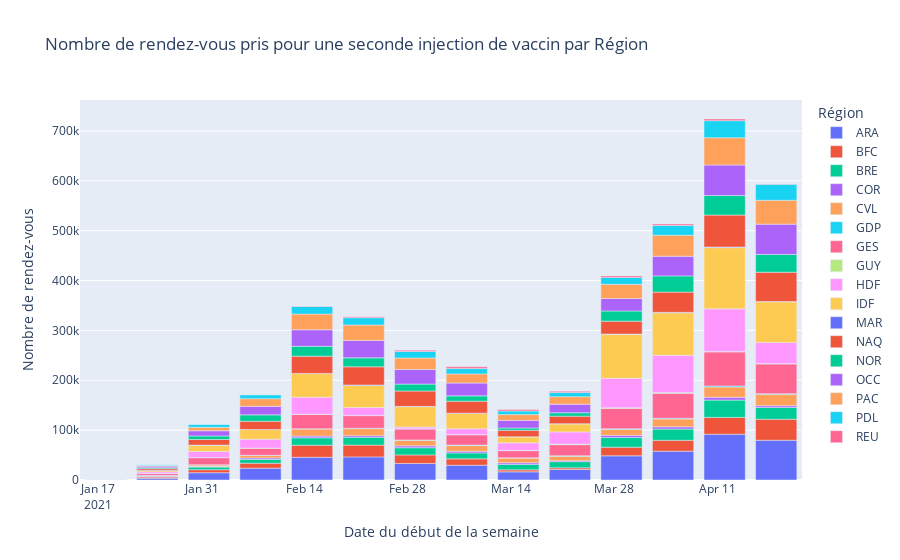

This figure's notebook cell:
### Code cell
fig = px.bar(df_region_rdv_2, x='date_debut_semaine', y='nb', color = 'region', labels = {'date_debut_semaine':'Date du début de la semaine', 'nb': 'Nombre de rendez-vous', 'region': 'Région'}, title = 'Nombre de rendez-vous pris pour une seconde injection de vaccin par Région')
fig.show()

### Figure 1 — Plotly figure (JSON) as saved in the notebook; plotly's stock layout.template omitted (floating-point values rounded to 4 significant figures)
{"data": [{"alignmentgroup": "True", "hovertemplate": "Région=ARA<br>Date du début de la semaine=%{x}<br>Nombre de rendez-vous=%{y}<extra></extra>", "legendgroup": "ARA", "marker": {"color": "#636efa"}, "name": "ARA", "offsetgroup": "ARA", "orientation": "v", "showlegend": true, "textposition": "auto", "type": "bar", "x": ["2021-01-18", "2021-01-25", "2021-02-01", "2021-02-08", "2021-02-15", "2021-02-22", "2021-03-01", "2021-03-08", "2021-03-15", "2021-03-22", "2021-03-29", "2021-04-05", "2021-04-12", "2021-04-19"], "xaxis": "x", "y": [32, 3567, 14570, 23757, 45568, 46361, 33147, 29659, 16379, 20974, 48492, 57785, 91828, 79691], "yaxis": "y"}, {"alignmentgroup": "True", "hovertemplate": "Région=BFC<br>Date du début de la semaine=%{x}<br>Nombre de rendez-vous=%{y}<extra></extra>", "legendgroup": "BFC", "marker": {"color": "#EF553B"}, "name": "BFC", "offsetgroup": "BFC", "orientation": "v", "showlegend": true, "textposition": "auto", "type": "bar", "x": ["2021-01-18", "2021-01-25", "2021-02-01", "2021-02-08", "2021-02-15", "2021-02-22", "2021-03-01", "2021-03-08", "2021-03-15", "2021-03-22", "2021-03-29", "2021-04-05", "2021-04-12", "2021-04-19"], "xaxis": "x", "y": [12, 2399, 6132, 9949, 24154, 23652, 17236, 12776, 3945, 3431, 17344, 21888, 33714, 42143], "yaxis": "y"}, {"alignmentgroup": "True", "hovertemplate": "Région=BRE<br>Date du début de la semaine=%{x}<br>Nombre de rendez-vous=%{y}<extra></extra>", "legendgroup": "BRE", "marker": {"color": "#00cc96"}, "name": "BRE", "offsetgroup": "BRE", "orientation": "v", "showlegend": true, "textposition": "auto", "type": "bar", "x": ["2021-01-18", "2021-01-25", "2021-02-01", "2021-02-08", "2021-02-15", "2021-02-22", "2021-03-01", "2021-03-08", "2021-03-15", "2021-03-22", "2021-03-29", "2021-04-05", "2021-04-12", "2021-04-19"], "xaxis": "x", "y": [23, 1574, 5170, 7748, 14800, 15676, 14358, 11886, 10993, 12383, 19265, 22453, 34718, 23628], "yaxis": "y"}, {"alignmentgroup": "True", "hovertemplate": "Région=COR<br>Date du début de la semaine=%{x}<br>Nombre de rendez-vous=%{y}<extra></extra>", "legendgroup": "COR", "marker": {"color": "#ab63fa"}, "name": "COR", "offsetgroup": "COR", "orientation": "v", "showlegend": true, "textposition": "auto", "type": "bar", "x": ["2021-01-18", "2021-01-25", "2021-02-01", "2021-02-08", "2021-02-15", "2021-02-22", "2021-03-01", "2021-03-08", "2021-03-15", "2021-03-22", "2021-03-29", "2021-04-05", "2021-04-12", "2021-04-19"], "xaxis": "x", "y": [8, 494, 1167, 2701, 3556, 3166, 3702, 3235, 3298, 1918, 4438, 4473, 5586, 3483], "yaxis": "y"}, {"alignmentgroup": "True", "hovertemplate": "Région=CVL<br>Date du début de la semaine=%{x}<br>Nombre de rendez-vous=%{y}<extra></extra>", "legendgroup": "CVL", "marker": {"color": "#FFA15A"}, "name": "CVL", "offsetgroup": "CVL", "orientation": "v", "showlegend": true, "textposition": "auto", "type": "bar", "x": ["2021-01-18", "2021-01-25", "2021-02-01", "2021-02-08", "2021-02-15", "2021-02-22", "2021-03-01", "2021-03-08", "2021-03-15", "2021-03-22", "2021-03-29", "2021-04-05", "2021-04-12", "2021-04-19"], "xaxis": "x", "y": [34, 946, 3209, 5100, 14373, 14171, 11025, 11571, 9303, 8720, 12139, 15776, 20719, 22980], "yaxis": "y"}, {"alignmentgroup": "True", "hovertemplate": "Région=GDP<br>Date du début de la semaine=%{x}<br>Nombre de rendez-vous=%{y}<extra></extra>", "legendgroup": "GDP", "marker": {"color": "#19d3f3"}, "name": "GDP", "offsetgroup": "GDP", "orientation": "v", "showlegend": true, "textposition": "auto", "type": "bar", "x": ["2021-01-25", "2021-02-01", "2021-02-08", "2021-02-15", "2021-02-22", "2021-03-01", "2021-03-08", "2021-03-15", "2021-03-22", "2021-03-29", "2021-04-05", "2021-04-12", "2021-04-19"], "xaxis": "x", "y": [24, 185, 355, 204, 638, 846, 958, 635, 1232, 1093, 1258, 1975, 1101], "yaxis": "y"}, {"alignmentgroup": "True", "hovertemplate": "Région=GES<br>Date du début de la semaine=%{x}<br>Nombre de rendez-vous=%{y}<extra></extra>", "legendgroup": "GES", "marker": {"color": "#FF6692"}, "name": "GES", "offsetgroup": "GES", "orientation": "v", "showlegend": true, "textposition": "auto", "type": "bar", "x": ["2021-01-18", "2021-01-25", "2021-02-01", "2021-02-08", "2021-02-15", "2021-02-22", "2021-03-01", "2021-03-08", "2021-03-15", "2021-03-22", "2021-03-29", "2021-04-05", "2021-04-12", "2021-04-19"], "xaxis": "x", "y": [86, 3865, 14496, 14294, 28928, 25426, 22106, 20641, 14301, 22234, 40881, 50409, 68359, 59861], "yaxis": "y"}, {"alignmentgroup": "True", "hovertemplate": "Région=GUY<br>Date du début de la semaine=%{x}<br>Nombre de rendez-vous=%{y}<extra></extra>", "legendgroup": "GUY", "marker": {"color": "#B6E880"}, "name": "GUY", "offsetgroup": "GUY", "orientation": "v", "showlegend": true, "textposition": "auto", "type": "bar", "x": ["2021-01-18", "2021-01-25", "2021-02-01", "2021-02-08", "2021-02-15", "2021-02-22", "2021-03-01", "2021-03-08", "2021-03-15", "2021-03-22", "2021-03-29", "2021-04-05", "2021-04-12", "2021-04-19"], "xaxis": "x", "y": [3, 3, 39, 237, 434, 423, 396, 367, 565, 1058, 1378, 1238, 1001, 521], "yaxis": "y"}, {"alignmentgroup": "True", "hovertemplate": "Région=HDF<br>Date du début de la semaine=%{x}<br>Nombre de rendez-vous=%{y}<extra></extra>", "legendgroup": "HDF", "marker": {"color": "#FF97FF"}, "name": "HDF", "offsetgroup": "HDF", "orientation": "v", "showlegend": true, "textposition": "auto", "type": "bar", "x": ["2021-01-18", "2021-01-25", "2021-02-01", "2021-02-08", "2021-02-15", "2021-02-22", "2021-03-01", "2021-03-08", "2021-03-15", "2021-03-22", "2021-03-29", "2021-04-05", "2021-04-12", "2021-04-19"], "xaxis": "x", "y": [112, 3499, 12217, 17702, 34027, 15939, 3236, 11758, 15103, 24494, 58932, 74804, 85330, 42435], "yaxis": "y"}, {"alignmentgroup": "True", "hovertemplate": "Région=IDF<br>Date du début de la semaine=%{x}<br>Nombre de rendez-vous=%{y}<extra></extra>", "legendgroup": "IDF", "marker": {"color": "#FECB52"}, "name": "IDF", "offsetgroup": "IDF", "orientation": "v", "showlegend": true, "textposition": "auto", "type": "bar", "x": ["2021-01-18", "2021-01-25", "2021-02-01", "2021-02-08", "2021-02-15", "2021-02-22", "2021-03-01", "2021-03-08", "2021-03-15", "2021-03-22", "2021-03-29", "2021-04-05", "2021-04-12", "2021-04-19"], "xaxis": "x", "y": [185, 2615, 12552, 19164, 47345, 44261, 41008, 30707, 12008, 16081, 88140, 85235, 122841, 81519], "yaxis": "y"}, {"alignmentgroup": "True", "hovertemplate": "Région=MAR<br>Date du début de la semaine=%{x}<br>Nombre de rendez-vous=%{y}<extra></extra>", "legendgroup": "MAR", "marker": {"color": "#636efa"}, "name": "MAR", "offsetgroup": "MAR", "orientation": "v", "showlegend": true, "textposition": "auto", "type": "bar", "x": ["2021-01-18", "2021-01-25", "2021-02-01", "2021-02-08", "2021-02-15", "2021-02-22", "2021-03-01", "2021-03-08", "2021-03-15", "2021-03-22", "2021-03-29", "2021-04-05", "2021-04-12", "2021-04-19"], "xaxis": "x", "y": [5, 79, 310, 427, 373, 826, 614, 460, 239, 475, 602, 890, 1135, 575], "yaxis": "y"}, {"alignmentgroup": "True", "hovertemplate": "Région=NAQ<br>Date du début de la semaine=%{x}<br>Nombre de rendez-vous=%{y}<extra></extra>", "legendgroup": "NAQ", "marker": {"color": "#EF553B"}, "name": "NAQ", "offsetgroup": "NAQ", "orientation": "v", "showlegend": true, "textposition": "auto", "type": "bar", "x": ["2021-01-18", "2021-01-25", "2021-02-01", "2021-02-08", "2021-02-15", "2021-02-22", "2021-03-01", "2021-03-08", "2021-03-15", "2021-03-22", "2021-03-29", "2021-04-05", "2021-04-12", "2021-04-19"], "xaxis": "x", "y": [74, 3517, 11173, 16333, 34585, 36474, 30817, 24067, 12865, 15041, 25894, 40594, 64111, 58748], "yaxis": "y"}, {"alignmentgroup": "True", "hovertemplate": "Région=NOR<br>Date du début de la semaine=%{x}<br>Nombre de rendez-vous=%{y}<extra></extra>", "legendgroup": "NOR", "marker": {"color": "#00cc96"}, "name": "NOR", "offsetgroup": "NOR", "orientation": "v", "showlegend": true, "textposition": "auto", "type": "bar", "x": ["2021-01-18", "2021-01-25", "2021-02-01", "2021-02-08", "2021-02-15", "2021-02-22", "2021-03-01", "2021-03-08", "2021-03-15", "2021-03-22", "2021-03-29", "2021-04-05", "2021-04-12", "2021-04-19"], "xaxis": "x", "y": [28, 2067, 7177, 12845, 19708, 17962, 13862, 10689, 4603, 6828, 20396, 32521, 39097, 35633], "yaxis": "y"}, {"alignmentgroup": "True", "hovertemplate": "Région=OCC<br>Date du début de la semaine=%{x}<br>Nombre de rendez-vous=%{y}<extra></extra>", "legendgroup": "OCC", "marker": {"color": "#ab63fa"}, "name": "OCC", "offsetgroup": "OCC", "orientation": "v", "showlegend": true, "textposition": "auto", "type": "bar", "x": ["2021-01-18", "2021-01-25", "2021-02-01", "2021-02-08", "2021-02-15", "2021-02-22", "2021-03-01", "2021-03-08", "2021-03-15", "2021-03-22", "2021-03-29", "2021-04-05", "2021-04-12", "2021-04-19"], "xaxis": "x", "y": [126, 3078, 10372, 17185, 33197, 34959, 29379, 25733, 15364, 17169, 24959, 39404, 61335, 60773], "yaxis": "y"}, {"alignmentgroup": "True", "hovertemplate": "Région=PAC<br>Date du début de la semaine=%{x}<br>Nombre de rendez-vous=%{y}<extra></extra>", "legendgroup": "PAC", "marker": {"color": "#FFA15A"}, "name": "PAC", "offsetgroup": "PAC", "orientation": "v", "showlegend": true, "textposition": "auto", "type": "bar", "x": ["2021-01-18", "2021-01-25", "2021-02-01", "2021-02-08", "2021-02-15", "2021-02-22", "2021-03-01", "2021-03-08", "2021-03-15", "2021-03-22", "2021-03-29", "2021-04-05", "2021-04-12", "2021-04-19"], "xaxis": "x", "y": [115, 1366, 6857, 15251, 31519, 30880, 22907, 18218, 11548, 15017, 28436, 42154, 54654, 47832], "yaxis": "y"}, {"alignmentgroup": "True", "hovertemplate": "Région=PDL<br>Date du début de la semaine=%{x}<br>Nombre de rendez-vous=%{y}<extra></extra>", "legendgroup": "PDL", "marker": {"color": "#19d3f3"}, "name": "PDL", "offsetgroup": "PDL", "orientation": "v", "showlegend": true, "textposition": "auto", "type": "bar", "x": ["2021-01-18", "2021-01-25", "2021-02-01", "2021-02-08", "2021-02-15", "2021-02-22", "2021-03-01", "2021-03-08", "2021-03-15", "2021-03-22", "2021-03-29", "2021-04-05", "2021-04-12", "2021-04-19"], "xaxis": "x", "y": [32, 1789, 6135, 8046, 15168, 14748, 13050, 10651, 7313, 8272, 13943, 19469, 34191, 32172], "yaxis": "y"}, {"alignmentgroup": "True", "hovertemplate": "Région=REU<br>Date du début de la semaine=%{x}<br>Nombre de rendez-vous=%{y}<extra></extra>", "legendgroup": "REU", "marker": {"color": "#FF6692"}, "name": "REU", "offsetgroup": "REU", "orientation": "v", "showlegend": true, "textposition": "auto", "type": "bar", "x": ["2021-01-18", "2021-01-25", "2021-02-01", "2021-02-08", "2021-02-15", "2021-02-22", "2021-03-01", "2021-03-08", "2021-03-15", "2021-03-22", "2021-03-29", "2021-04-05", "2021-04-12", "2021-04-19"], "xaxis": "x", "y": [2, 2, 28, 48, 907, 1681, 2714, 3533, 2991, 2558, 2989, 2970, 3348, 551], "yaxis": "y"}], "layout": {"barmode": "relative", "legend": {"title": {"text": "Région"}, "tracegroupgap": 0}, "title": {"text": "Nombre de rendez-vous pris pour une seconde injection de vaccin par Région"}, "xaxis": {"anchor": "y", "domain": [0, 1], "title": {"text": "Date du début de la semaine"}}, "yaxis": {"anchor": "x", "domain": [0, 1], "title": {"text": "Nombre de rendez-vous"}}}}
